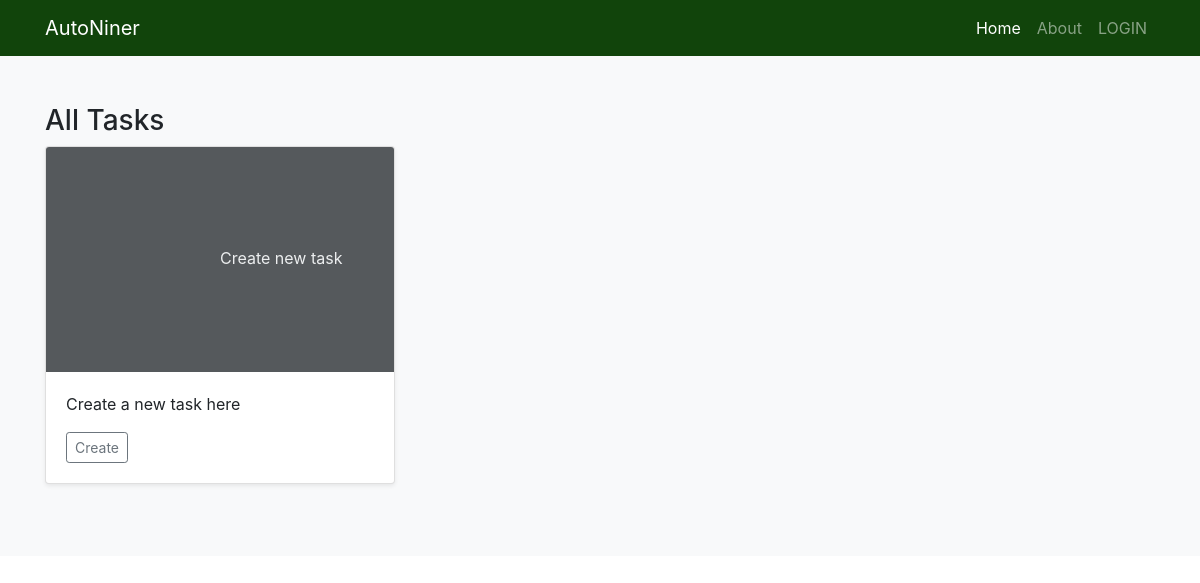
Page /home/ on the earlier database version.
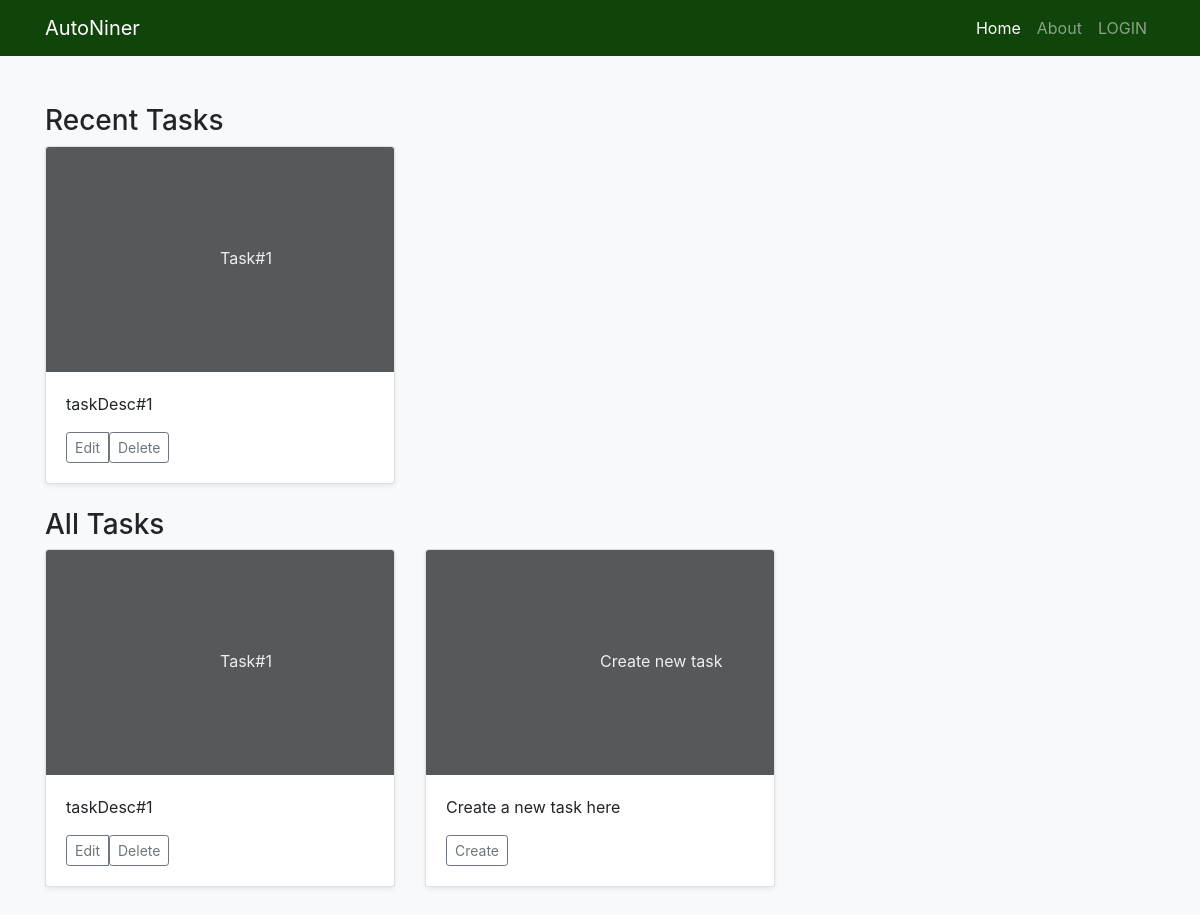
Same page on the later database version.
### home/models.py (models this page shows, shortened)
class Task(models.Model):
    title = models.CharField('Task Name',max_length=50)
    description = models.CharField('Task Description',max_length=50, blank=True)
    task_id = models.AutoField(primary_key=True) # This autoincrements, so we can guarentee uniqueness on this field.
    date_created = models.DateTimeField(auto_now=True)
    last_modified = models.DateTimeField(auto_now=True)
    class Meta:
        ordering = ['date_created']
        verbose_name_plural = 'tasks'
        get_latest_by = ['date_created']

### home/views.py (the view)
# urls.py: path('home/', views.index, name='home'),
def index(request):
    all_tasks = Task.objects.all()
    recent_tasks = Task.objects.order_by('last_modified')[:5]
    return render(request, 'index.html', context={'tasks': all_tasks, 'recent_tasks': recent_tasks})

### home/templates/index.html
{% extends "base_temp.html" %}
{% block content %}
  <div class="album py-5 bg-light">
    <div class="container">
    {% if recent_tasks %}
    <h3>Recent Tasks</h3>
        <div class="row">
            {% for task in recent_tasks %}
            <div class="col-md-4">
                <div class="card mb-4 shadow-sm">
                    <svg class="bd-placeholder-img card-img-top" width="100%" height="225" xmlns="http://www.w3.org/2000/svg" preserveAspectRatio="xMidYMid slice" focusable="false" role="img" aria-label="Placeholder: Door Count"><title>Placeholder</title><rect width="100%" height="100%" fill="#55595c"></rect><text x="50%" y="50%" fill="#eceeef" dy=".3em">{{task.title}}</text></svg>
                    <div class="card-body">
                    <p class="card-text">{{ task.description }}</p>
                    <div class="d-flex justify-content-between align-items-center">
                        <div class="btn-group">
                            <button type="button" class="btn btn-sm btn-outline-secondary">Edit</button>
                            <form method='get' action='/delete/{{task.task_id}}'>
                                <button type="submit" class="btn btn-sm btn-outline-secondary">Delete</button>
                            </form>
                        </div>
                    </div>
                    </div>
                </div>
            </div>
        {% endfor %}
        </div>
    {% endif %}
    <h3>All Tasks</h3>
      <div class="row">
        {% for task in tasks %}
            <div class="col-md-4">
                <div class="card mb-4 shadow-sm">
                    <svg class="bd-placeholder-img card-img-top" width="100%" height="225" xmlns="http://www.w3.org/2000/svg" preserveAspectRatio="xMidYMid slice" focusable="false" role="img" aria-label="Placeholder: Door Count"><title>Placeholder</title><rect width="100%" height="100%" fill="#55595c"></rect><text x="50%" y="50%" fill="#eceeef" dy=".3em">{{task.title}}</text></svg>
                    <div class="card-body">
                    <p class="card-text">{{ task.description }}</p>
                    <div class="d-flex justify-content-between align-items-center">
                        <div class="btn-group">
                            <button type="button" class="btn btn-sm btn-outline-secondary">Edit</button>
                            <form method='get' action='/delete/{{task.task_id}}'>
                                <button type="submit" class="btn btn-sm btn-outline-secondary">Delete</button>
                            </form>
                        </div>
                    </div>
                    </div>
                </div>
            </div>
        {% endfor %}
        <div class="col-md-4">
          <div class="card mb-4 shadow-sm">
            <svg class="bd-placeholder-img card-img-top" width="100%" height="225" xmlns="http://www.w3.org/2000/svg" preserveAspectRatio="xMidYMid slice" focusable="false" role="img" aria-label="Placeholder: Create new task"><title>Create new task</title><rect width="100%" height="100%" fill="#55595c"></rect><text x="50%" y="50%" fill="#eceeef" dy=".3em">Create new task</text></svg>
            <div class="card-body">
              <p class="card-text">Create a new task here</p>
              <div class="d-flex justify-content-between align-items-center">
                <div class="btn-group">
                    <form action="task/new">
                        <button type='submit' class="btn btn-sm btn-outline-secondary" href="{% url 'newTask'%}">Create</button>
                    </form>
                </div>
              </div>
            </div>
          </div>
        </div>
      </div>
    </div>
  </div>
{% endblock %}

### home/templates/base_temp.html (shortened to what this page needs)
<!DOCTYPE html>
<html lang="en">
<head>
  <link rel="stylesheet" href="https://stackpath.bootstrapcdn.com/bootstrap/4.4.1/css/bootstrap.min.css">
</head>
<body>
  <nav class="navbar navbar-expand-lg navbar-dark  static-top" style="background-color: #11440b; ">
    <div class="container">
     <a class="navbar-brand" href="{% url 'home'%}">
            AutoNiner
          </a>
      <div class="collapse navbar-collapse" id="navbarResponsive">
        <ul class="navbar-nav ml-auto">
          <li class="nav-item active">
            <a class="nav-link" href="{% url 'home'%}">Home
                </a>
          </li>
          <li class="nav-item">
            <a class="nav-link" href="#">About</a>
          </li>
          <li class="nav-item">
            <a class="nav-link" href="#">LOGIN</a>
          </li>
        </ul>
      </div>
    </div>
  </nav>
  {% block content %}{% endblock content %}
</body>
</html>

Differences in the rows shown:
added Task: title "Task#1", description "taskDesc#1"
Other differences:
text now shown: "Recent Tasks"
